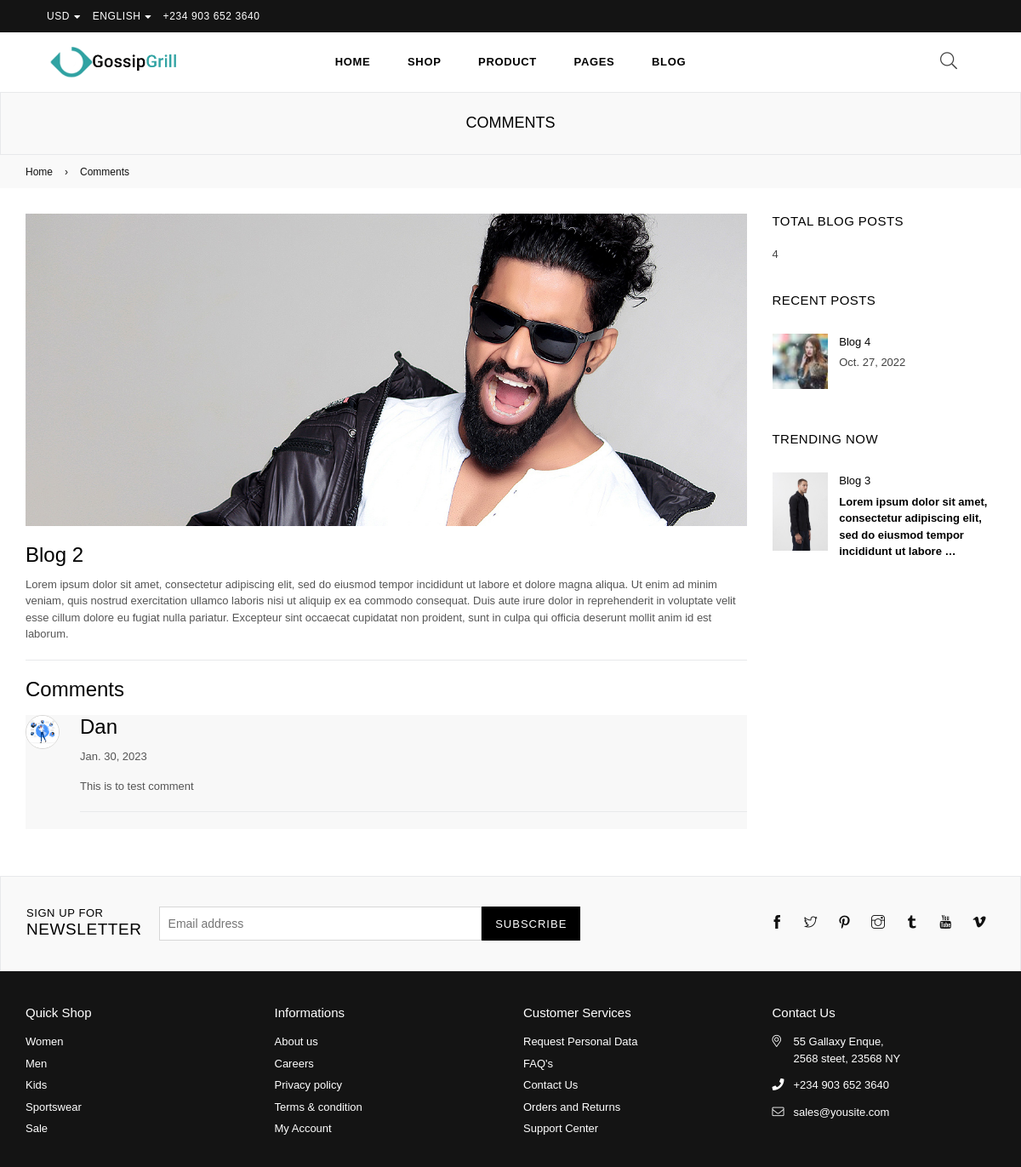
The app's page /article/2/comments with its own data.
### blog/models.py (models this page shows, shortened)
class Comment(models.Model):
    post = models.ForeignKey(Post, on_delete=models.CASCADE, related_name='comment_posts')
    user_img = models.ImageField(upload_to='blog/comment/%Y%m%d',
                                 default='blog/comment/recent-commnet-img.jpg',
                                 blank=True, null=False, validators=[validate_image_file_extension])
    name = models.CharField(max_length=30, null=True)
    email = models.EmailField()
    body = models.TextField()
    created = models.DateTimeField(auto_now_add=True)
    updated = models.DateTimeField(auto_now=True)
    active = models.BooleanField(default=True)
    class Meta:
        ordering = ['-created']
        indexes = [
            models.Index(fields=['name']),
            models.Index(fields=['email']),
            models.Index(fields=['body']),
            models.Index(fields=['created', 'active'])
        ]
        verbose_name_plural = 'Comments'

class Post(models.Model):
    class Status(models.TextChoices):
        DRAFT = 'DF', 'Draft'
        PUBLISHED = 'PB', 'Published'
    blog_title = models.CharField(null=True, blank=True, max_length=200)
    blog_slug_title = models.SlugField(unique=True, max_length=200, unique_for_date='date_published')
    author = models.ForeignKey(User, on_delete=models.CASCADE, related_name='blog_posts')
    blog_img = models.ImageField(upload_to='blog/post/%Y%m%d', blank=True, null=False, default='blog/post/default.jpg', validators=[validate_image_file_extension])
    is_recent = models.BooleanField(default=False)
    recent_img = models.ImageField(upload_to='blog/recent/%Y%m%d', blank=True, null=False, default='blog/recent/default.jpg', validators=[validate_image_file_extension])
    is_trending = models.BooleanField(default=False)
    trend_img = models.ImageField(upload_to='blog/trends/%Y%m%d', blank=True, null=False, default='blog/trends/default.jpg', validators=[validate_image_file_extension])
    body = models.TextField()
    status = models.CharField(max_length=2, choices=Status.choices, default=Status.DRAFT)
    date_published = models.DateTimeField(default=now())
    date_created = models.DateTimeField(auto_now_add=True)
    date_updated = models.DateTimeField(auto_now=True)
    tags = TaggableManager()
    published = PublishedManager()  # my custom manager
    drafted = DraftManager()
    class Meta:
        ordering = ['-date_published']
        indexes = [
            models.Index(fields=['blog_title', 'blog_slug_title']),
            models.Index(fields=['body']),
            models.Index(fields=['status']),
            models.Index(fields=['date_published', 'date_created']),
        ]
        verbose_name_plural = 'Posts'
    def get_absolute_url(self):
        return reverse('blog:post_detail', args=[
            self.date_published.year,
            self.date_published.month,
            self.date_published.day,
            self.pk,
            self.blog_slug_title
        ])

### blog/views.py (the view)
# urls.py: path('article/<int:post_id>/comments', get_post_comments, name='comments'),
def get_post_comments(request, post_id):
    context = {}
    post = get_list_or_404(Comment, post=post_id, active=True)
    context['posts'] = post
    return render(request, 'post_comments.html', context)

### blog/models.py (called while the page is built)
    def get_queryset(self):
        return super(PublishedManager, self).get_queryset().filter(status=Post.Status.PUBLISHED)

### blog/templatetags/blog_tags.py (called while the page is built)
@register.simple_tag()
def total_posts():
    count = Post.published.count()
    return count

@register.inclusion_tag('trend.html')
def trend(count=1):
    context = {}
    trending = Post.published.filter(is_trending=True).order_by('-date_published')[:count]
    context['trending'] = trending
    return context

@register.inclusion_tag('recent.html')
def recent(count=2):
    context = {}
    recent_blog = Post.published.filter(is_recent=True).order_by('-date_published')[:count]
    context['recent'] = recent_blog
    return context

### template/post_comments.html (shortened to what this page needs)
{% extends 'base/base.html' %}
{% load static %}
{% block body %}
{% include 'base/header.html' %}
			<div id="page-content">
				<div class="page section-header text-center mb-0">
					<div class="page-title">
						<div class="wrapper"><h1 class="page-width">comments</h1></div>
					</div>
				</div>
				<div class="bredcrumbWrap">
					<div class="container breadcrumbs">
						<a href="{% url 'blog:home' %}" title="Back to the home page">Home</a><span aria-hidden="true">›</span><span>Comments</span>
					</div>
				</div>
				<div class="container">
					<div class="row">
						<div class="col-12 col-sm-12 col-md-9 col-lg-9 main-col">
							<div class="blog--list-view">
                                {% for post in posts %}
								<div class="article">
									<a class="article_featured-image" href="{{ post.post.get_absolute_url }}"><img class="blur-up lazyload" data-src="{{ post.post.blog_img.url }}" src="{{ post.post.blog_img.url }}" alt="It's all about how you wear"></a>
									<h1><a href="{{ post.get_absolute_url }}">{{ post.post.blog_title }}</a></h1>
									<div class="rte">
										<p>{{ post.post.body }}</p>
									</div>
									<hr/>
								</div>
								<h1 class="my-3">Comments</h1>
								<div class="article comment">
									<div class="comment-box d-flex justify-content-around">
										<a class="comment-image mr-4"><img class="image-fluid blur-up lazyload" data-src="{{ post.user_img.url }}" src="{{ post.user_img.url }}" alt="It's all about how you wear"></a>
										<div class="comment-user">
											<h1>{{ post.name|capfirst }}</h1>
											<p><span>{{ post.created|date }}</span></p>
											<div class="rte">
												<p>{{ post.body|linebreaksbr }}</p>
											</div>
											<hr/>
										</div>
									</div>
									{% empty %}
									<h5 class="mt-3">There are no comments yet.</h5>
									{% endfor %}
								</div>
							</div>
						</div>
						{% include 'base/sidebar.html'%}
					</div>
				</div>
			</div>
{% include 'base/footer.html' %}
{% endblock %}

### template/recent.html
{% load static %}
        {% for post in recent %}
        <div class="grid__item">
            <div class="mini-list-item">
                <div class="mini-view_image">
                    <a class="grid-view-item__link" href="{{ post.get_absolute_url }}">
                        <img class="grid-view-item__image blur-up lazyload" data-src="{{ post.recent_img.url }}" src="{{ post.recent_img.url }}" alt="" />
                    </a>
                </div>
                <div class="details">
                    <a class="grid-view-item__title" href="{{ post.get_absolute_url }}">{{ post.blog_title }}</a>
                    <div class="grid-view-item__meta">
                        <span class="article__date"> <time datetime="{{ post.dat_published|date }}">{{ post.date_published|date }}</time></span>
                    </div>
                </div>
            </div>
        </div>
        {% endfor %}

### template/trend.html
{% load static %}
      <div class="grid">
          {% for post in trending %}
          <div class="grid__item">
              <div class="mini-list-item">
                  <div class="mini-view_image">
                      <a class="grid-view-item__link" href="{{ post.get_absolute_url }}">
                          <img class="grid-view-item__image blur-up lazyload" data-src="{{ post.trend_img.url }}" src="{{ post.trend_img.url }}" alt="" />
                      </a>
                  </div>
                  <div class="details">
                      <a class="grid-view-item__title" href="{{ post.get_absolute_url }}">{{ post.blog_title }}</a>
                      <div class="grid-view-item__meta">
                          <span class="product-price__price"><span class="money">{{ post.body|truncatewords:15 }}</span></span>
                      </div>
                  </div>
              </div>
          </div>
          {% endfor %}
      </div>

### static/assets/css/custom.css (style rules this page uses)
.comment { border: none; height: 100%; width: 100%; }
.comment .comment-box { background-color: #f8f8f8; }
.comment .comment-box .comment-user { border: none; flex: 1 1 25rem; }
.comment-image img { border: 1px solid #d8d7d5; width: 40px; height: 40px; border-radius: 50%; object-fit: cover; }

### records on screen
Comment: post.blog_img (picture), post.blog_title "Blog 2", post.body "Lorem ipsum dolor sit amet, consectetur adipiscing elit, sed do eiusmod tempor incididunt ut labore et dolore magna aliqua. Ut enim ad minim veniam, quis nostrud exercitation ullamco laboris nisi ut aliquip ex ea commodo consequat. Duis aute irure dolor in reprehenderit in voluptate velit esse cillum dolore eu fugiat nulla pariatur. Excepteur sint occaecat cupidatat non proident, sunt in culpa qui officia deserunt mollit anim id est laborum.", user_img (picture), name "Dan", created "Jan. 30, 2023", body "This is to test comment"
Post: recent_img (picture), blog_title "Blog 4", date_published "Oct. 27, 2022"
Post: trend_img (picture), blog_title "Blog 3", body "Lorem ipsum dolor sit amet, consectetur adipiscing elit, sed do eiusmod tempor incididunt ut labore …"
